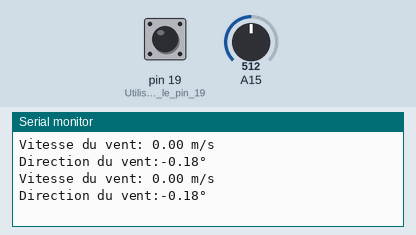
Recording of a sketch running on a simulated Arduino Mega 2560, built with avr-gcc and run on an emulated ATmega2560. Parts: the last lines printed to the serial monitor. The inputs (shaded band) are chosen by the test bench; at power-on: pin 19 (Utilisation_de_le_pin_19) HIGH, A15 = 512.

Above: at 5.3 s.
5.4 s: pin 19 (Utilisation_de_le_pin_19) pulled LOW for 2.9 s
At 8.9 s:
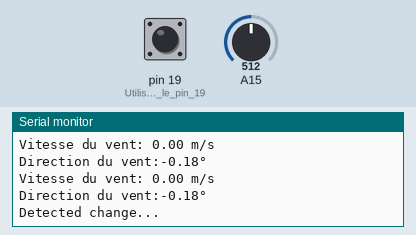
9.8 s: A15 set to 716
At 11.9 s:
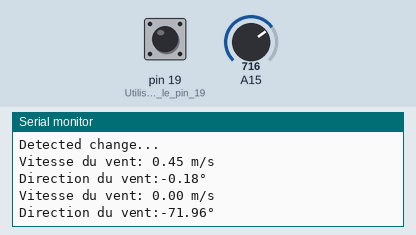
13.1 s: A15 set to 900
At 14.2 s:
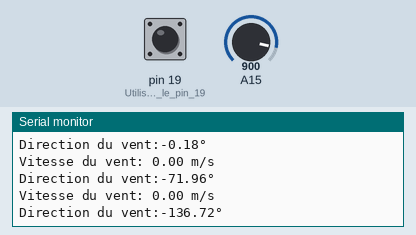
Timing chart, 0 to 16.1 s (numbered marks = the images above; inputs shaded):
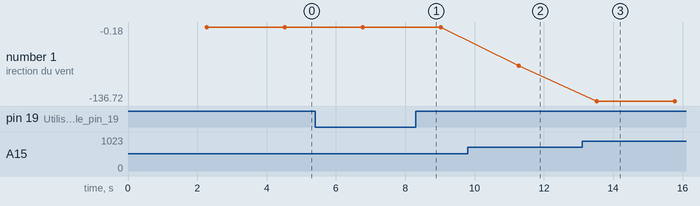

The sketch:

Test_anemometre.ino
```cpp
/*
Documentation at https://cdn.shopify.com/s/files/1/0515/5992/3873/files/7911_SS.pdf
Code created by copilot and then edited with correct values
*/

int heading_bytes;
float heading;
volatile int pulseCount = 0;
unsigned long lastTime = 0;

void countPulse() {
    pulseCount++;  // Incrémente à chaque impulsion
    Serial.println("Detected change...");
}

void setup() {
    Serial.begin(9600);
    pinMode(19, INPUT_PULLUP);  // Utilisation de le pin 19 avec pull-up
    attachInterrupt(digitalPinToInterrupt(19), countPulse, RISING);  // Déclenche sur front montant
}

void loop() {
    unsigned long currentTime = millis();
    if (currentTime - lastTime >= 2250) {  // Calcul toutes les secondes
        float windSpeed = pulseCount * 0.44704;  // Facteur de conversion (à ajuster selon le capteur)
        Serial.print("Vitesse du vent: ");
        Serial.print(windSpeed);
        Serial.println(" m/s");
        heading_bytes = analogRead(A15);
        heading =  -2 * atan(tan(((float)heading_bytes / 1023 * 2 * M_PI + M_PI)/2)) * 180/M_PI;
        Serial.print("Direction du vent:");
        Serial.print(heading);
        Serial.println("°");
        pulseCount = 0;  // Réinitialisation du compteur
        lastTime = currentTime;
    }
}
```

Measured:
- after the input at 5.4 s, the serial monitor: prints a new line after 2.9 s (image 1)
- after the input at 9.8 s, the serial monitor: prints a new line after 1.5 s (image 2)
- after the input at 13.1 s, the serial monitor: prints a new line after 0.43 s (image 3)
- plotted number 1: -0.18 → -71.96 after the input at 9.8 s, -71.96 → -136.72 after the input at 13.1 s
